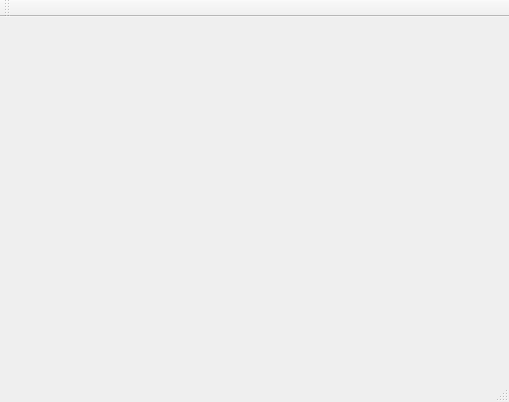
<?xml version="1.0" encoding="UTF-8"?>
<ui version="4.0">
 <class>MainWindow</class>
 <widget class="QMainWindow" name="MainWindow">
  <property name="geometry">
   <rect>
    <x>0</x>
    <y>0</y>
    <width>509</width>
    <height>402</height>
   </rect>
  </property>
  <property name="windowTitle">
   <string>MainWindow</string>
  </property>
  <widget class="QWidget" name="centralWidget"/>
  <widget class="QMenuBar" name="menuBar">
   <property name="geometry">
    <rect>
     <x>0</x>
     <y>0</y>
     <width>509</width>
     <height>25</height>
    </rect>
   </property>
  </widget>
  <widget class="QToolBar" name="mainToolBar">
   <attribute name="toolBarArea">
    <enum>TopToolBarArea</enum>
   </attribute>
   <attribute name="toolBarBreak">
    <bool>false</bool>
   </attribute>
  </widget>
  <widget class="QStatusBar" name="statusBar"/>
 </widget>
 <layoutdefault spacing="6" margin="11"/>
 <resources/>
 <connections/>
</ui>
